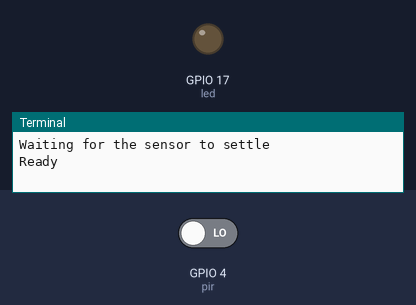
This program was run on a simulated Raspberry Pi (BCM pin numbers). On the bench: output pins drawn as LEDs (lit = HIGH), the last lines printed to the terminal. The test bench sets the inputs (shaded band); at power-on: GPIO 4 (pir) LOW.

Above: at 1.2 s.
1.3 s: GPIO 4 (pir) driven HIGH
At 2.5 s:
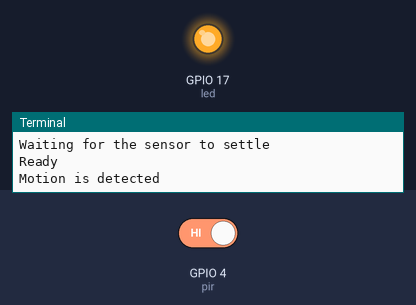
2.8 s: GPIO 4 (pir) driven LOW
At 4.9 s:
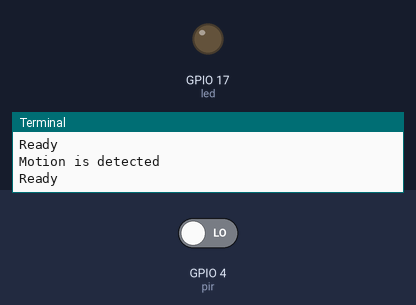
Timing chart, 0 to 6.4 s (numbered marks = the images above; inputs shaded):
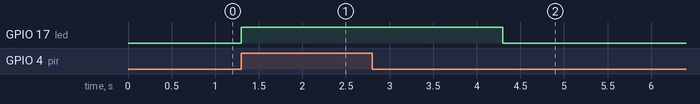

The program:

sen_3.py
```python
from gpiozero import MotionSensor, LED
import time
pir = MotionSensor(4)
led = LED(17)
print("Waiting for the sensor to settle")

pir.wait_for_no_motion()
while True:
    led.off()
    print("Ready")
    pir.wait_for_motion()
    led.on()
    print("Motion is detected")
    time.sleep(3)
```

Measured:
- after the input at 1.3 s, GPIO 17 (led): LOW → HIGH at once
- after the input at 2.8 s, GPIO 17 (led): HIGH → LOW after 1.5 s
